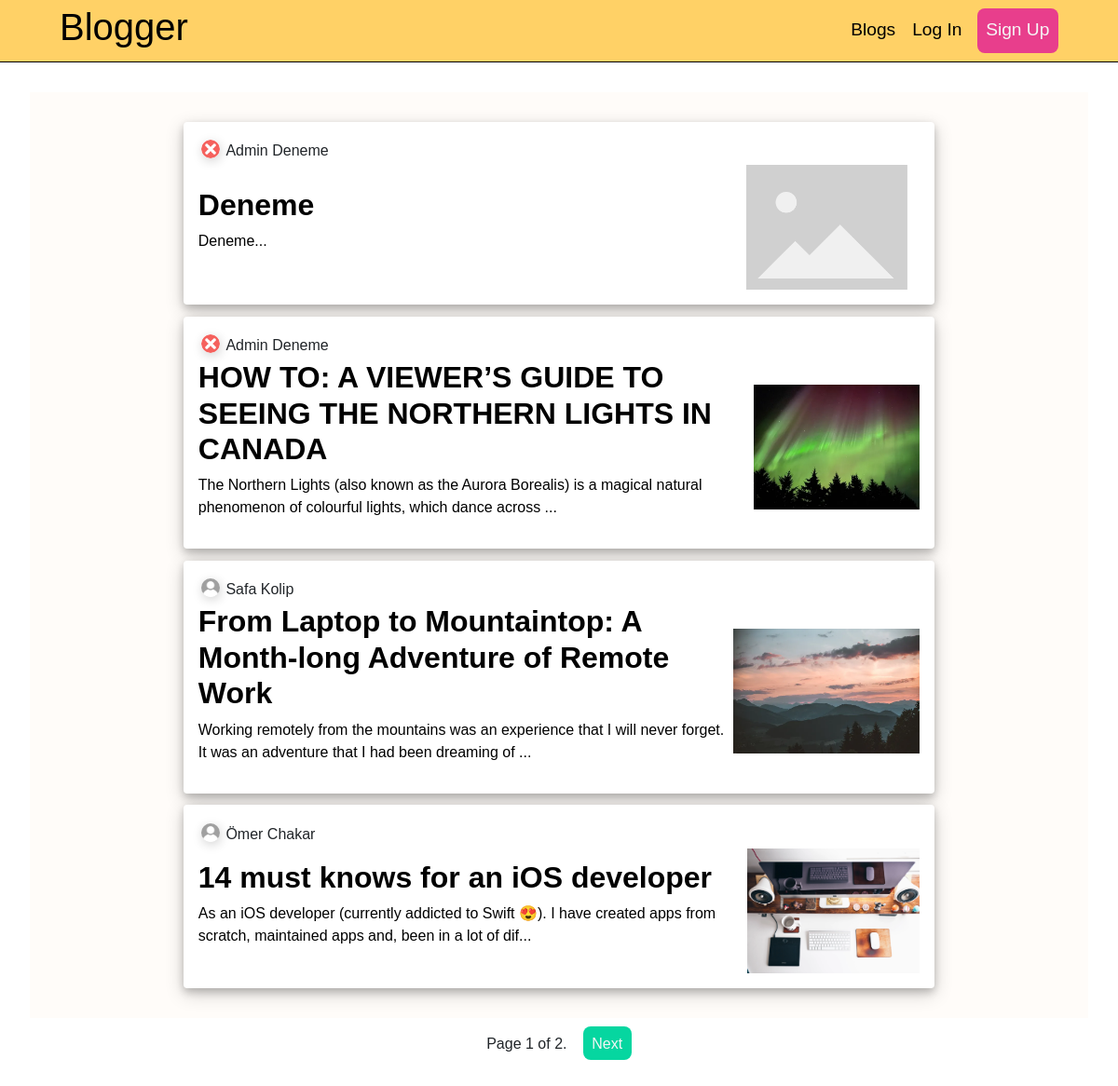
The page /blog/ on the database as committed earlier.
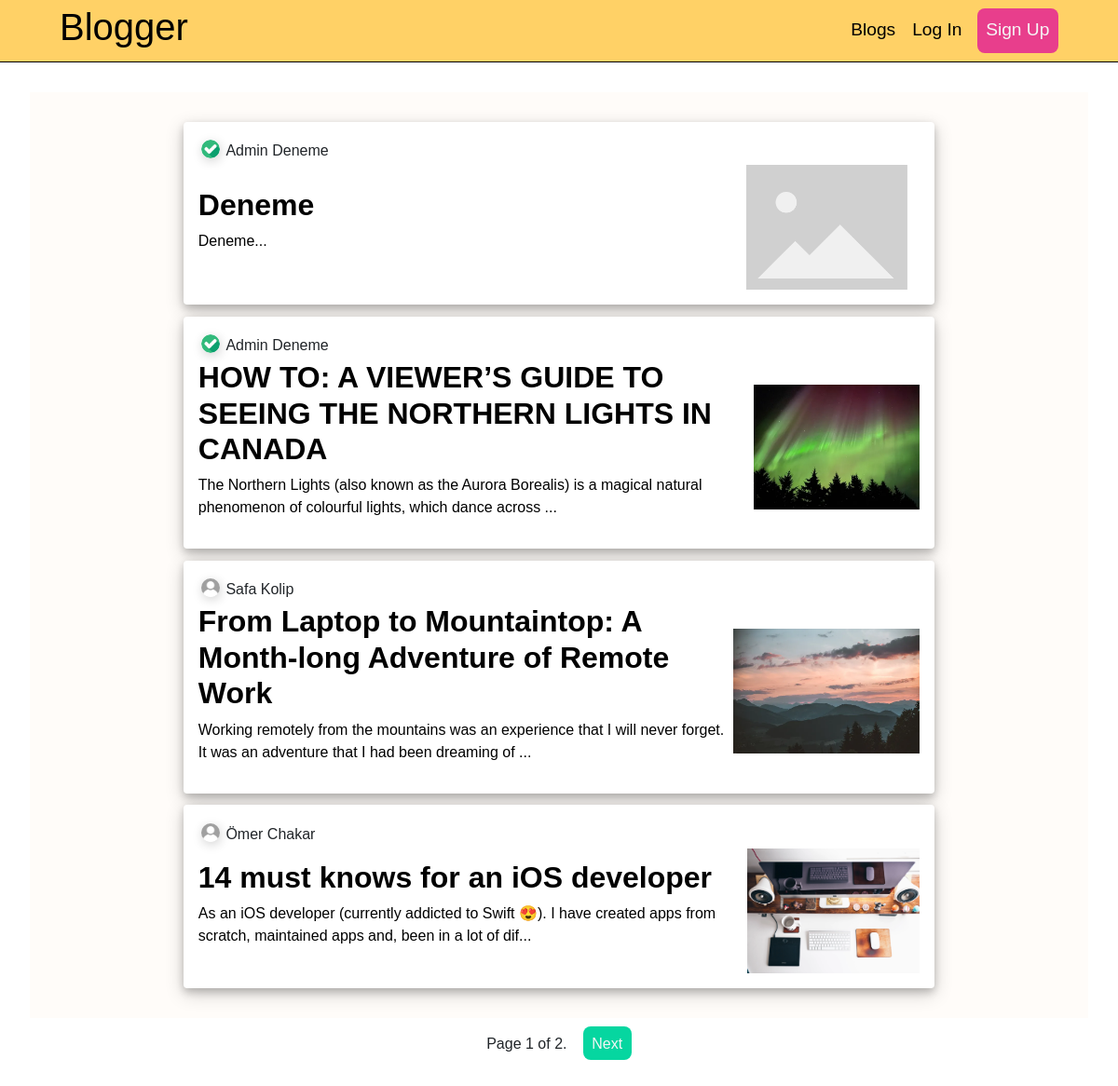
The same page on the database as committed later.
### blog/models.py (models this page shows, shortened)
class Post(models.Model):
    class Status(models.TextChoices):
        DRAFT = 'DF', 'Draft'
        PUBLISHED = 'PB', 'Published'
    title = models.CharField(max_length=250)
    photo = models.ImageField(upload_to='blog_photos/%Y/%m/%d/',
                              blank=True)
    slug = models.SlugField(max_length=250,null=True,unique=True)
    author = models.ForeignKey(User,
                               on_delete=models.CASCADE,
                               blank=False
                               )
    body = models.TextField()
    publish = models.DateTimeField(default=timezone.now)
    created = models.DateTimeField(auto_now_add=True)
    updated = models.DateTimeField(auto_now=True)
    status = models.CharField(
        max_length=2, choices=Status.choices, default=Status.DRAFT)
    likes = models.ManyToManyField(User, blank=True, related_name="blog_posts")
    class Meta:
        ordering = ['-publish']
        indexes = [
            models.Index(fields=['-publish']),
        ]
    def get_absolute_url(self):
        return reverse("post_detail", kwargs={"slug": self.slug})

### user/models.py (models this page shows, shortened)
class Profile(models.Model):
    user = models.OneToOneField(settings.AUTH_USER_MODEL,
                                on_delete=models.CASCADE)
    about_me = models.CharField(max_length=256,default='Hi, I am using Blogger.')
    date_of_birth = models.DateField(blank=True, null=True)
    photo = models.ImageField(upload_to='users/%Y/%m/%d/',
                              blank=True)

### blog/views.py (the view)
# urls.py: path("blog/", views.blog_list, name="blog_list"),
def blog_list(request):
    posts = Post.objects.all()
    template = loader.get_template('blog_list.html')
    page_num = request.GET.get('page', 1)
    paginator = Paginator(posts , 4)
    try:
        page_obj = paginator.page(page_num)
    except PageNotAnInteger:
        page_obj = paginator.page(1)
    except EmptyPage:
        page_obj = paginator.page(paginator.num_pages)
    context = {
        'page_obj': page_obj,
    }
    return HttpResponse(template.render(context, request))

### blog/templates/blog_list.html (shortened to what this page needs)
{% extends 'master.html' %} {% load static %} {% block head %}
    <link rel="stylesheet" href="https://cdn.jsdelivr.net/npm/bootstrap@4.6.2/dist/css/bootstrap.min.css">
    <link rel="stylesheet" href="{% static 'blog_box.css' %}" />
    <link rel="stylesheet" href="{% static 'blog_page.css' %}" />
{% endblock %}
{% block content %}
    <div style="padding:2rem;">
        <div id="blog-list">
            {% for x in page_obj %}
                {% include 'blog_box.html' with post=x %}
            {% endfor %}
        </div>
        <center style="padding:1rem;">
            <span>
              <span>
                Page {{ page_obj.number }} of {{ page_obj.paginator.num_pages }}.
              </span>
              {% if page_obj.has_next %}
                <a class="paginate" href="?page={{ page_obj.next_page_number }}#last-posted">Next</a>
              {% endif %}
            </span>
        </center>
    </div>
    {% endblock %}

### blog/templates/blog_box.html
{% load static %}
<div class="blog-box">
  <div class="blog-box-h">
    <a href="{% url 'profile-username' username=post.author.username %}">
    {% if post.author.profile.photo %}
      <img src="{{post.author.profile.photo.url }}" alt="Blog Photo" />
    {% else %}
      <img src="{% static 'avatar.jpg' %}" alt="Blog Photo" />
    {% endif %}
    </a>
    <span>{{ post.author.first_name}} {{ post.author.last_name }}</span>
  </div>
  <a href="{{ post.get_absolute_url }}">
  <div class="blog-box-b">
    <div>
      <h2>{{ post.title }}</h2>
      <p>{{ post.body|slice:":128" }}...</p>
    </div>
    {% if post.photo %}
      <img src="{{post.photo.url}}" alt="Blog Photo" />
    {% else %}
      <img src="{% static 'placeholder.png' %}" alt="Blog Photo" />
    {% endif %}
  </div>
</a>
</div>

Rows that differ between the two databases and show on the page:
changed through a linked row, Post (number 1 of 4 on the later page): author.profile.photo: a different picture
changed through a linked row, Post "HOW TO: A VIEWER’S GUIDE TO SEEING THE NORTHERN LIGHTS IN CANADA": author.profile.photo: a different picture
